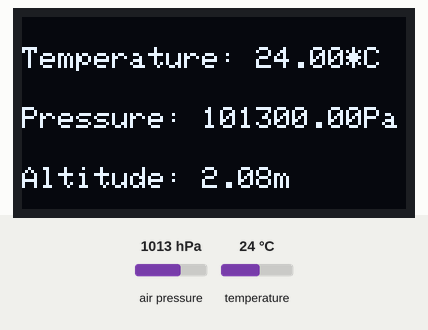
This sketch was run on a simulated ESP32. On the bench: 128×64 one-colour display. Inputs (shaded band) come from the test bench; at power-on: air pressure 1013 hPa, temperature 24 °C. What the sketch prints to the serial monitor is not drawn.

Above: at 3.2 s.
3.3 s: air pressure set to 952 hPa
At 5.0 s:
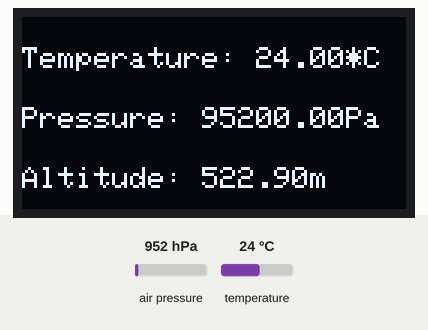
5.5 s: temperature set to 12 °C
At 6.4 s:
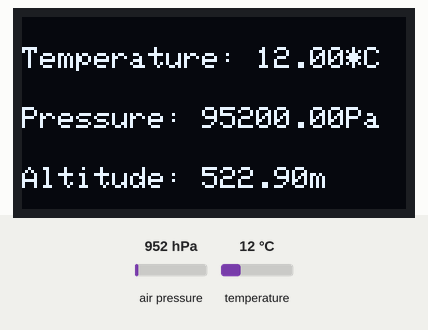
7.6 s: air pressure set to 975 hPa
At 9.0 s:
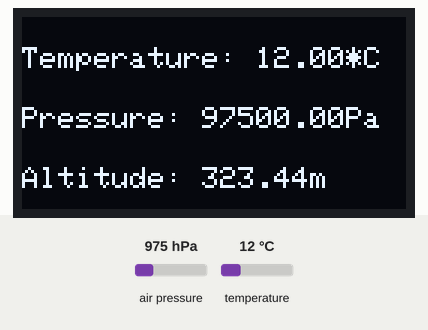
9.6 s: temperature set to 19 °C
Timing chart, 0 to 12.6 s (numbered marks = the images above; inputs shaded):
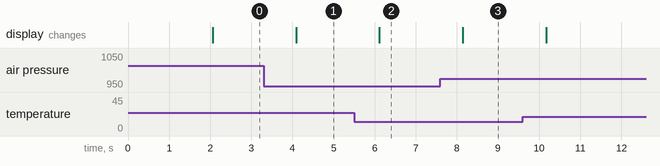

Measured:
- after the input at 3.3 s, the display: changes after 0.79 s (image 1)
- after the input at 5.5 s, the display: changes after 0.62 s (image 2)
- after the input at 7.6 s, the display: changes after 0.55 s (image 3)

The sketch:

BMP_Display.ino
```cpp
/* Kode Program OLED Display + Sensor BMP280
 * Diadaptasi dari https://github.com/adafruit/Adafruit_BMP280_Library dan
 * https://randomnerdtutorials.com/esp32-ssd1306-oled-display-arduino-ide/
 * Dimodifikasi oleh: Afif Fahreza / 18219058
 */

// Import library display, sensor, dan wiring
#include <Wire.h>
#include <Adafruit_GFX.h>
#include <Adafruit_SSD1306.h>
#include <Adafruit_BMP280.h>

// Lebar dan tinggi OLED display dalam pixel
#define SCREEN_WIDTH 128
#define SCREEN_HEIGHT 64

// Deklarasi Variable sensor
Adafruit_BMP280 bmp;

// Deklarasi variable display yang terhubung secara I2C
Adafruit_SSD1306 display(SCREEN_WIDTH, SCREEN_HEIGHT, &Wire, -1);

// Deklarasi variable penyimpan nilai sensor
float temp, pres, alt;

// Prosedur setup, dijalankan sekali saat pertama kali menyala
void setup() {

  // Memulai komunikasi serial
  Serial.begin(115200);

  // Memulai komunikasi I2C dengan display pada address 0x3C
  // Memberikan alert jika display gagal
  if(!display.begin(SSD1306_SWITCHCAPVCC, 0x3C)) {
    Serial.println(F("Alokasi display SSD1306 gagal!"));
    while (1);
  }

  // Memulai komunikasi I2C dengan sensor pada address 0x76
  // Memberikan alert jika sensor tidak terdeteksi
  if (!bmp.begin(0x76)) {
    Serial.println(F("Tidak menemukan sensor BMP280, cek kembali kabel!"));
    while (1);
  }

  // Setting BMP280 default dari datasheet
  bmp.setSampling(Adafruit_BMP280::MODE_NORMAL,     // Mode operasi
                  Adafruit_BMP280::SAMPLING_X2,     // Oversampling temperatur
                  Adafruit_BMP280::SAMPLING_X16,    // Oversampling tekanan
                  Adafruit_BMP280::FILTER_X16,      // Filter
                  Adafruit_BMP280::STANDBY_MS_500); // Waktu standby

  // Delay 2 detik untuk memastikan semua komunikasi berhasil
  delay(2000);

  // Membersihkan display dan mengeset warna putih
  display.clearDisplay();
  display.setTextColor(WHITE);

  Serial.println(F("Setup selesai!"));

}

// Prosedur loop, dijalankan berulang setelah setup
void loop() {

  // Membaca input sensor dan menyimpan nilai ke variable
  temp = bmp.readTemperature();
  pres = bmp.readPressure();
  alt = bmp.readAltitude(1013.25);

  // Membersihkan display
  display.clearDisplay();

  // Mengeset size text
  display.setTextSize(1);

  // Display Temperature
  display.setCursor(0,10);
  display.print("Temperature: ");
  display.print(temp);
  display.print("*C");

  // Display Pressure
  display.setCursor(0,30);
  display.print("Pressure: ");
  display.print(pres);
  display.print("Pa");

  // Display Temperature
  display.setCursor(0,50);
  display.print("Altitude: ");
  display.print(alt);
  display.print("m");

  // Menampilkan display
  display.display();

  // Delay 2 detik
  delay(2000);

}
```
